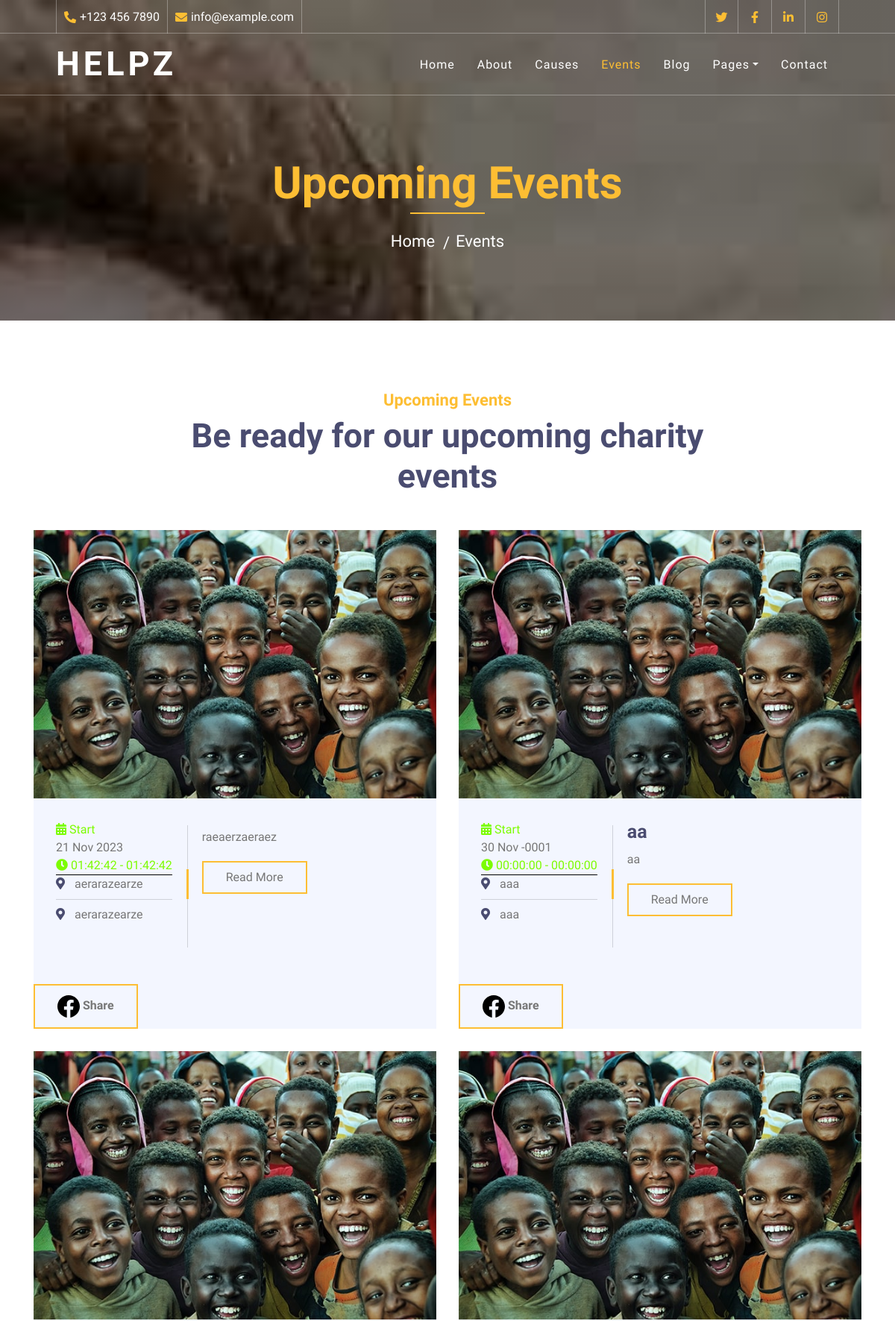
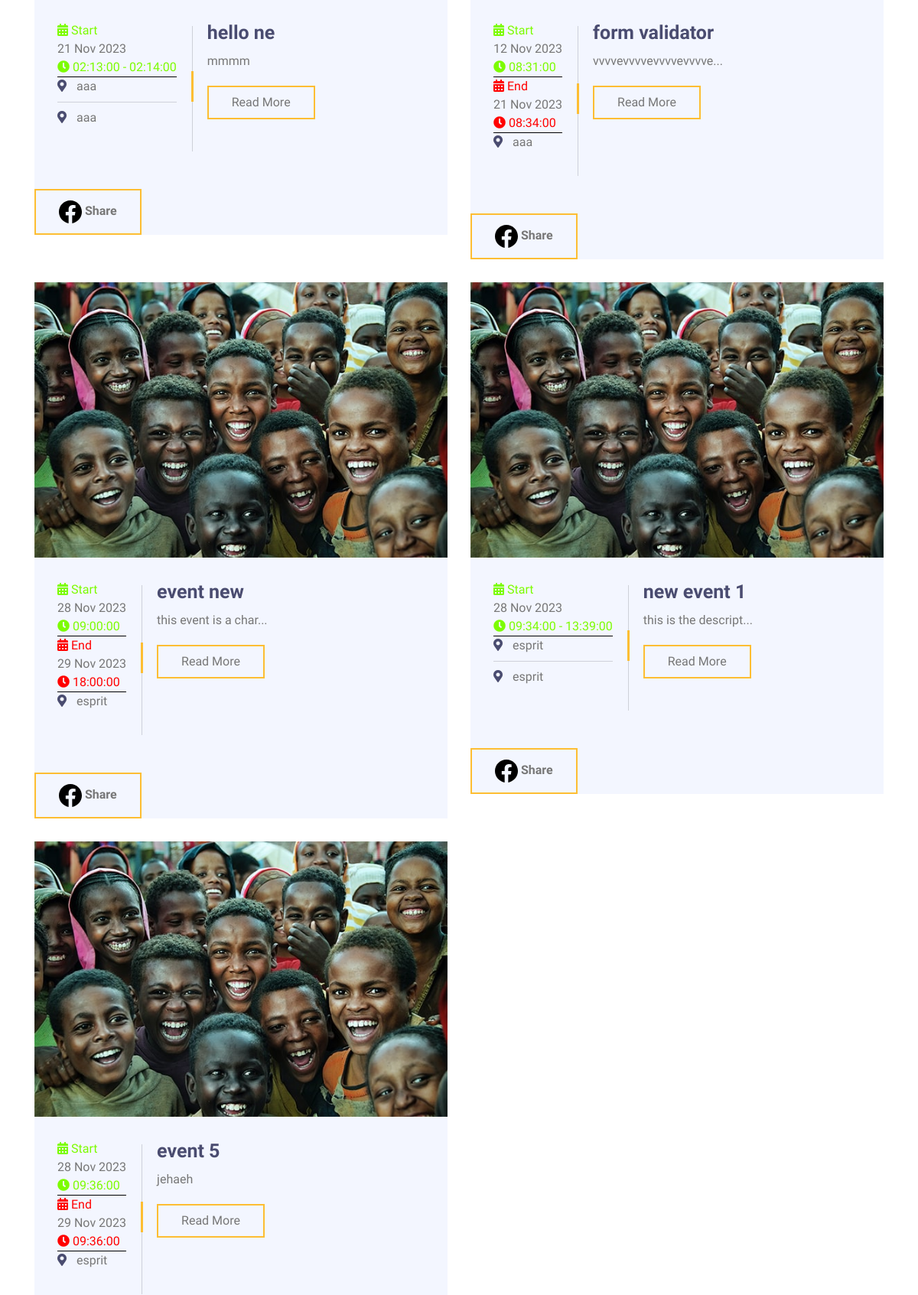
Screenshot of /View/FrontOffice/event.php (upper part) with the database file from the repository (2 pictures, top to bottom).
### tables this page shows
CREATE TABLE `events` (
  `id` int(11) NOT NULL,
  `name` varchar(255) NOT NULL,
  `startTime` datetime NOT NULL,
  `endTime` datetime NOT NULL,
  `location` varchar(255) NOT NULL,
  `description` varchar(255) NOT NULL,
  `registrationDeadline` datetime NOT NULL,
  `organisationID` int(11) NOT NULL,
  `categoryID` int(11) NOT NULL
);

### Controller/EventController.php (called while the page is built, shortened)
<?php
include_once __DIR__ . '/../model/Event.php';
class EventController
{
    static function getAll(): bool|array
    {
        $query = "SELECT * FROM events";
        $db = Database::getConnection();
        return $db->query($query)->fetchAll();
    }
}

### View/FrontOffice/event.php (the view, shortened to what this page needs)
<?php
include_once '../../Controller/EventController.php';
$events = EventController::getAll();
?>
<!DOCTYPE html>
<html lang="en">
<head>
    <link href="https://stackpath.bootstrapcdn.com/bootstrap/4.4.1/css/bootstrap.min.css" rel="stylesheet">
    <link href="https://cdnjs.cloudflare.com/ajax/libs/font-awesome/5.10.0/css/all.min.css" rel="stylesheet">
    <link href="lib/flaticon/font/flaticon.css" rel="stylesheet">
    <link href="lib/animate/animate.min.css" rel="stylesheet">
    <link href="lib/owlcarousel/assets/owl.carousel.min.css" rel="stylesheet">
    <link href="css/style.css" rel="stylesheet">
</head>
<body>
<div class="top-bar d-none d-md-block">
    <div class="container-fluid">
        <div class="row">
            <div class="col-md-8">
                <div class="top-bar-left">
                    <div class="text">
                        <i class="fa fa-phone-alt"></i>
                        <p>+123 456 7890</p>
                    </div>
                    <div class="text">
                        <i class="fa fa-envelope"></i>
                        <p>info@example.com</p>
                    </div>
                </div>
            </div>
            <div class="col-md-4">
                <div class="top-bar-right">
                    <div class="social">
                        <a href=""><i class="fab fa-twitter"></i></a>
                        <a href=""><i class="fab fa-facebook-f"></i></a>
                        <a href=""><i class="fab fa-linkedin-in"></i></a>
                        <a href=""><i class="fab fa-instagram"></i></a>
                    </div>
                </div>
            </div>
        </div>
    </div>
</div>
<div class="navbar navbar-expand-lg bg-dark navbar-dark">
    <div class="container-fluid">
        <a href="index.html" class="navbar-brand">Helpz</a>
        <div class="collapse navbar-collapse justify-content-between" id="navbarCollapse">
            <div class="navbar-nav ml-auto">
                <a href="index.html" class="nav-item nav-link">Home</a>
                <a href="about.html" class="nav-item nav-link">About</a>
                <a href="causes.html" class="nav-item nav-link">Causes</a>
                <a href="event.php" class="nav-item nav-link active">Events</a>
                <a href="blog.html" class="nav-item nav-link">Blog</a>
                <div class="nav-item dropdown">
                    <a href="#" class="nav-link dropdown-toggle" data-toggle="dropdown">Pages</a>
                </div>
                <a href="contact.html" class="nav-item nav-link">Contact</a>
            </div>
        </div>
    </div>
</div>
<div class="page-header">
    <div class="container">
        <div class="row">
            <div class="col-12">
                <h2>Upcoming Events</h2>
            </div>
            <div class="col-12">
                <a href="">Home</a>
                <a href="">Events</a>
            </div>
        </div>
    </div>
</div>
<div class="event">
    <div class="container">
        <div class="section-header text-center">
            <p>Upcoming Events</p>
            <h2>Be ready for our upcoming charity events</h2>
        </div>
        <div class="row">
            <?php
            if (empty($events)) {
                echo "<h1>No events found</h1>";
            } else
                foreach ($events as $event) {
                    try {
                        $date = new DateTime(explode(" ", $event['startTime'])[0]);
                        $date = $date->format('d M Y');
                        $enddate = new DateTime(explode(" ", $event['endTime'])[0]);
                        $enddate = $enddate->format('d M Y');
                        $startTime = explode(" ", $event['startTime'])[1];
                        $endTime = explode(" ", $event['endTime'])[1];
                    } catch (Exception $e) {
                        echo $e->getMessage();
                    }
                    ?>
                    <div class="col-lg-6">
                        <div class="event-item">
                            <img src="img/event-1.jpg" alt="Image">
                            <div class="event-content">
                                <div class="event-meta">
                                    <?php
                                    if ($date == $enddate) {
                                        ?>
                                        <div style="border-bottom:1px solid #000;">
                                            <div style="display: inline;">
                                                <i class="fa fa-calendar-alt" style="display: inline;color:#7CFC00"></i>
                                                <h2 style="display: inline;font-size:medium;color:#7CFC00">Start</h2>
                                            </div>
                                            <div><?= $date ?></div>
                                            <div style="display: inline;">
                                                <i class="fa fa-clock" style="display: inline;color:#7CFC00"></i>
                                                <h2 style="display: inline;font-size:medium;color:#7CFC00"><?= $startTime ?> - <?= $endTime ?></h2>
                                            </div>
                                        </div>
                                        <p><i class="fa fa-map-marker-alt"></i><?= $event['location'] ?> </p>
                                        <?php
                                    } else {
                                        ?>
                                        <div style="border-bottom:1px solid #000;">
                                            <div style="display: inline;">
                                                <i class="fa fa-calendar-alt" style="display: inline;color:#7CFC00"></i>
                                                <h2 style="display: inline;font-size:medium;color:#7CFC00">Start</h2>
                                            </div>
                                            <div><?= $date ?></div>
                                            <div style="display: inline;">
                                                <i class="fa fa-clock" style="display: inline;color:#7CFC00"></i>
                                                <h2 style="display: inline;font-size:medium;color:#7CFC00"><?= $startTime ?></h2>
                                            </div>
                                        </div>
                                        <div style="border-bottom:1px solid #000;">
                                            <div style="display: inline;">
                                                <i class="fa fa-calendar-alt" style="display: inline;color:red"></i>
                                                <h2 style="display: inline;font-size:medium;color:red">End</h2>
                                            </div>
                                            <div><?= $enddate ?></div>
                                            <div style="display: inline;">
                                                <i class="fa fa-clock" style="display: inline;color:red"></i>
                                                <h2 style="display: inline;font-size:medium;color:red  "><?= $endTime ?></h2>
                                            </div>
                                        </div>
                                    <?php
                                    }
                                    ?>
                                    <p><i class="fa fa-map-marker-alt"></i><?= $event['location'] ?> </p>
                                </div>
                                <div class="event-text">
                                    <h3><?= $event['name'] ?></h3>
                                    <div >
                                        <?php
                                        $description = $event['description'];
                                        $maxLength = 20;
                                        if (strlen($description) > $maxLength) {
                                            echo substr($description, 0, $maxLength) . '...';
                                        } else {
                                            echo $description;
                                        }
                                        ?>
                                    </div>
                                    <a class="btn btn-custom" href="aboutEvent.php?id=<?= $event['id'] ?>">Read More</a>
                                </div>
                            </div>
                            <?php
                            $baseURL = 'https://localhost/vanilla-php/View/FrontOffice/aboutEvent.php';
                            $postID = $event['id'];
                            $facebookShareURL = "https://www.facebook.com/sharer/sharer.php?u=" . urlencode("{$baseURL}?id={$postID}");
                            echo '<a href="' . $facebookShareURL . '" class="share facebook">
                                <button class="btn btn-custom">
                                    <svg style="width: 30px; height: 30px; margin-top: 5px; margin-bottom: 5px" xmlns="http://www.w3.org/2000/svg" viewBox="0 0 24 24">
                                        <path d="M24 12.073c0-6.627-5.373-12-12-12s-12 5.373-12 12c0 5.99 4.388 10.954 10.125 11.854v-8.385H7.078v-3.47h3.047V9.43c0-3.007 1.792-4.669 4.533-4.669 1.312 0 2.686.235 2.686.235v2.953H15.83c-1.491 0-1.956.925-1.956 1.874v2.25h3.328l-.532 3.47h-2.796v8.385C19.612 23.027 24 18.062 24 12.073z"/>
                                    </svg>
                                    <b>Share</b>
                                </button>
                            </a>';
                            ?>
                        </div>
                    </div>
                    <?php
                }
            ?>
        </div>
    </div>
</div>
</body>
</html>

### rows the page displays
events: startTime "21 Nov 2023", startTime "01:42:42", endTime "01:42:42", location "aerarazearze", description "raeaerzaeraez"
events: startTime "30 Nov -0001", startTime "00:00:00", endTime "00:00:00", location "aaa", name "aa", description "aa"
events: startTime "21 Nov 2023", startTime "02:13:00", endTime "02:14:00", location "aaa", name "hello ne", description "mmmm"
events: startTime "12 Nov 2023", startTime "08:31:00", endTime "21 Nov 2023", endTime "08:34:00", location "aaa", name "form validator", description "vvvvevvvvevvvvevvvve"
events: startTime "28 Nov 2023", startTime "09:00:00", endTime "29 Nov 2023", endTime "18:00:00", location "esprit", name "event new", description "this event is a char"
events: startTime "28 Nov 2023", startTime "09:34:00", endTime "13:39:00", location "esprit", name "new event 1", description "this is the descript"
events: startTime "28 Nov 2023", startTime "09:36:00", endTime "29 Nov 2023", endTime "09:36:00", location "esprit", name "event 5", description "jehaeh"
